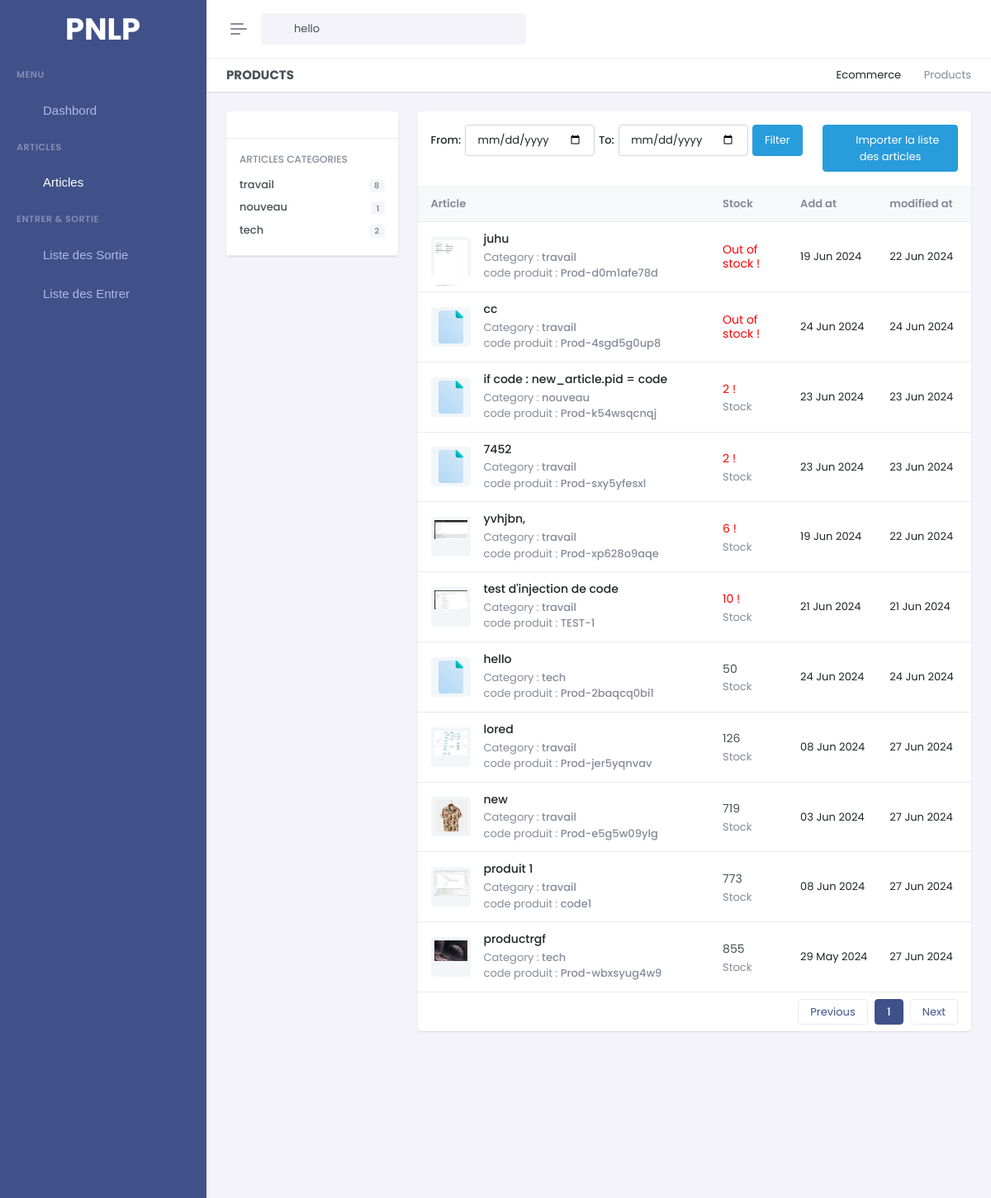
Before: /articles-list/ (upper part) with the older database file.
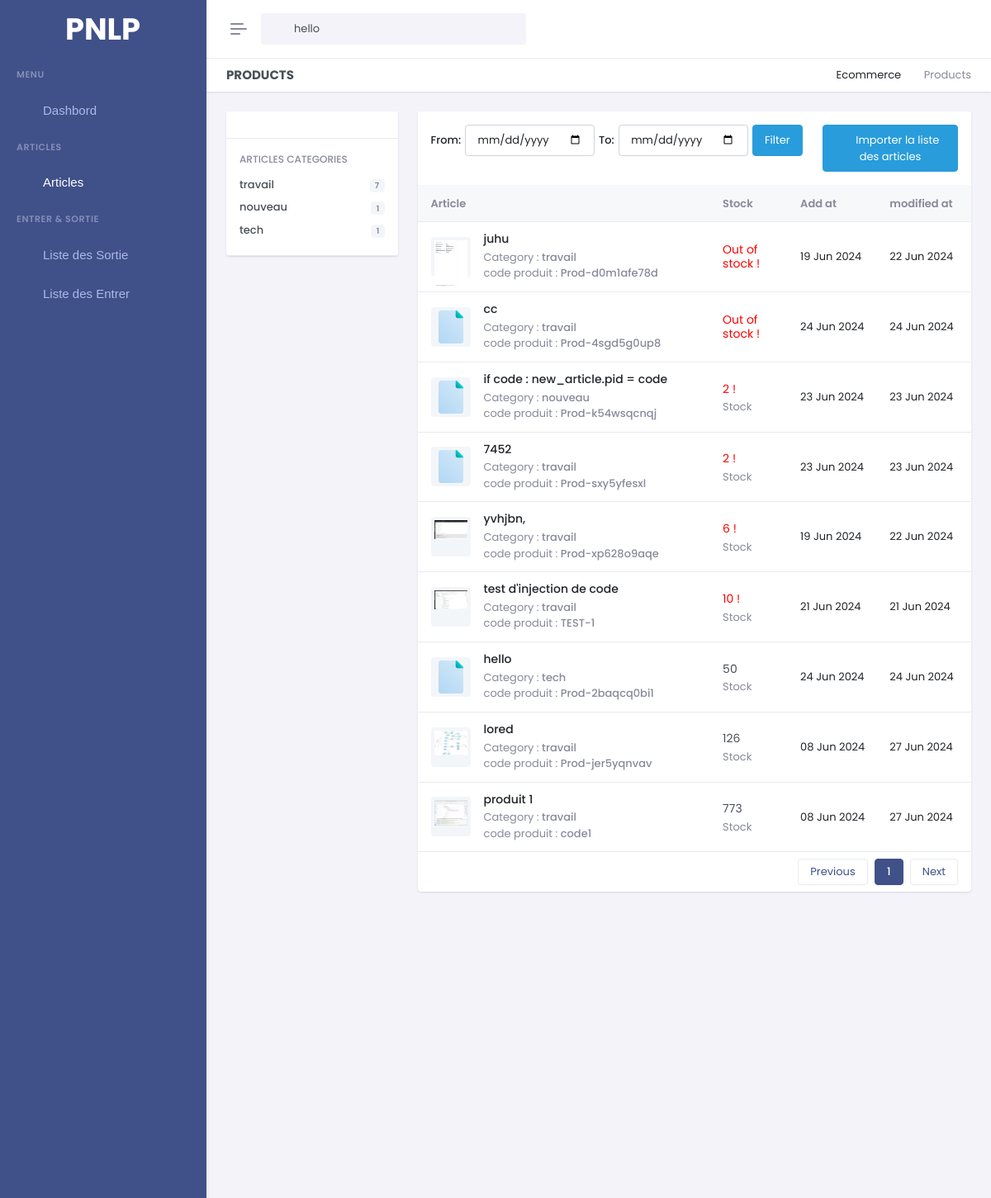
After: the same page with the newer database file.
### gestion/models.py (models this page shows, shortened)
class Category(models.Model):
    cid = ShortUUIDField(unique=True, length=10, max_length= 20 , alphabet='abcdefghijklmnopqrstuvwxyz1234567890' , editable=False,  prefix='Cat-')
    title = models.CharField(max_length=100, default='untitle category')
    created_at = models.DateTimeField(auto_now_add=True)
    updated_at = models.DateTimeField(auto_now=True)
    def __str__(self):
        return self.title

class Product(models.Model):
    pid = ShortUUIDField(unique=True, length=10, max_length= 20 , alphabet='abcdefghijklmnopqrstuvwxyz1234567890' , editable=False,  prefix='Prod-')
    title = models.CharField(max_length=100, default='untitle product')
    category = models.ForeignKey(Category,on_delete=models.SET_NULL , null=True , related_name='category')
    quantity = models.PositiveIntegerField()
    description = models.TextField()
    image = models.ImageField(default="./new-document.png", null = False,blank= False, upload_to='product_image' )
    created_at = models.DateTimeField(auto_now_add=True)
    updated_at = models.DateTimeField(auto_now=True)

### gestion/views.py (the view)
# urls.py: path('articles-list/',Article_list, name='article_list'),
def Article_list(request):
    start_date = request.GET.get('start-date')
    end_date = request.GET.get('end-date')
    products = Product.objects.all().order_by('quantity')
    if start_date:
        start_date = parse_date(start_date)
        if start_date:
            products = products.filter(created_at__gte=start_date)
    if end_date:
        end_date = parse_date(end_date)
        if end_date:
            products = products.filter(created_at__lte=end_date)
    categories = Category.objects.all()
    paginator = Paginator(products, 15)
    page = request.GET.get('page')
    paged_products = paginator.get_page(page)
    product_count = paged_products.count(value=products)
    context = {
        'products' :products ,
        'categories' :categories ,
        'paged_products':paged_products,
        'product_count':product_count,
        'start_date': start_date,
        'end_date': end_date,
        'start_date_i': start_date.strftime('%Y-%m-%d') if start_date else None,
        'end_date_i': end_date.strftime('%Y-%m-%d') if end_date else None,
    }
    return render(request, 'pages/article/article_list.html', context )

### gestion/context_processor.py (called while the page is built)
def is_admin(user):
    try:
        admin_profile = AdminProfile.objects.get(user=user)
        return True
    except AdminProfile.DoesNotExist:
        return False

### templates/pages/article/article_list.html (shortened to what the changed rows need)
{% extends 'base/base.html' %} {% load static %} {% block 'content' %}
<div class="main-content">
    <div class="page-content">
        <div class="container-fluid">
            <div class="row">
                <div class="col-xl-3 col-lg-2">
                    <div class="card">
                        <div class="accordion accordion-flush filter-accordion">
                            <div class="card-body border-bottom">
                                <div>
                                    <ul class="list-unstyled mb-0 filter-list">
                                        {% for category in categories %}
                                        <li>
                                            <a href="#" class="d-flex py-1 align-items-center">
                                                <div class="flex-grow-1">
                                                    <h5 class="fs-13 mb-0 listname">{{category.title}}</h5>
                                                </div>
                                                <div class="flex-shrink-0 ms-2">
                                                    <span class="badge bg-light text-muted">{{category.category.count}}
                                                    </span>
                                                </div>
                                            </a>
                                        </li>
                                        {% endfor %}
                                    </ul>
                                </div>
                            </div>
                        </div>
                    </div>
                </div>
                <div class="col-xl-9 col-lg-10">
                    <div>
                        <div class="card">
                            <div class="card-body">
                                <div class="tab-content text-muted">
                                    <div class="tab-pane active" id="productnav-all" role="tabpanel">
                                        <div id="table-product-list-all" class="table-card gridjs-border-none">
                                            <div role="complementary" class="gridjs gridjs-container"
                                                style="width: 100%">
                                                <div class="gridjs-wrapper" style="height: auto">
                                                    <table role="grid" class="gridjs-table" style="height: auto">
                                                        <thead class="gridjs-thead">
                                                            <tr class="gridjs-tr">
                                                                <th data-column-id="product" class="gridjs-th
                                                                    text-muted" tabindex="0" style="width: 360px">
                                                                    <div class="gridjs-th-content">Article</div>
                                                                </th>
                                                                <th data-column-id="stock" class="gridjs-th
                                                                    text-muted" tabindex="0" style="width: 94px">
                                                                    <div class="gridjs-th-content">Stock</div>
                                                                </th>
                                                                <th data-column-id="orders" class="gridjs-th
                                                                    text-muted" tabindex="0"
                                                                    style="width: min-content;">
                                                                    <div class="gridjs-th-content">Add at</div>
                                                                </th>
                                                                <th data-column-id="rating" class="gridjs-th
                                                                    text-muted" tabindex="0"
                                                                    style="width: min-content;">
                                                                    <div class="gridjs-th-content">modified at</div>
                                                                </th>
                                                            </tr>
                                                        </thead>
                                                        <tbody class="gridjs-tbody">
                                                            {% for product in paged_products %}
                                                            <tr class="gridjs-tr">
                                                                <td data-column-id="product" class="gridjs-td">
                                                                    <span>
                                                                        <div class="d-flex align-items-center">
                                                                            <div class="flex-shrink-0 me-3">
                                                                                <div
                                                                                    class="avatar-sm bg-light rounded p-1">
                                                                                    <center><img
                                                                                            src="{{product.image.url}}"
                                                                                            alt=""
                                                                                            class="img-fluid d-block" />
                                                                                    </center>
                                                                                </div>
                                                                            </div>
                                                                            <div class="flex-grow-1">
                                                                                <h5 class="fs-14 mb-1">
                                                                                    <a href="{% url 'article_detail' product.pid  %}"
                                                                                        class="text-body">{{product.title}}</a>
                                                                                </h5>
                                                                                <p class="text-muted mb-0">
                                                                                    Category :
                                                                                    <span
                                                                                        class="fw-medium">{{product.category}}</span>
                                                                                </p>
                                                                                <p class="text-muted mb-0">
                                                                                    code produit :
                                                                                    <span
                                                                                        class="fw-medium">{{product.pid}}</span>
                                                                                </p>
                                                                            </div>
                                                                        </div>
                                                                    </span>
                                                                </td>
                                                                <td data-column-id="stock" class="gridjs-td">
                                                                        <h5 class="fs-14 my-1 fw-normal" style="{% if product.quantity <= 10 %}color: red;{% endif %}"> {% if product.quantity <= 0 %} Out of stock {% else %} {{ product.quantity }}
                                                                             {% endif %} {% if product.quantity <= 10 %} !{% endif %}</h5>
                         <span class="text-muted" style="{% if product.stock < 10 %}color: red !important;{% endif %}">{% if product.quantity > 0 %}
                            Stock
                         {% endif %} </span>
                                                                </td>
                                                                <td data-column-id="rating" class="gridjs-td">
                                                                    {{product.created_at |date:"d M Y"}}
                                                                </td>
                                                                <td data-column-id="published" class="gridjs-td">
                                                                    {{product.updated_at |date:"d M Y"}}
                                                                </td>
                                                            </tr>
                                                            {% endfor %}
                                                        </tbody>
                                                    </table>
                                                </div>
                                                <div class="gridjs-footer">
                                                    <div class="gridjs-pagination">
                                                        <div class="gridjs-pages">
                                                            {% for i in paged_products.paginator.page_range %}
                                                            {% if paged_products.number == i %}
                                                            <a href="?page={{i}}">
                                                                <button tabindex="{{i}}" role="button" title="{{i}}"
                                                                    aria-label="{{i}}" class="gridjs-currentPage">
                                                                    {{i}}
                                                                </button>
                                                            </a>
                                                            {% endif %}
                                                            {% endfor %}
                                                        </div>
                                                    </div>
                                                </div>
                                            </div>
                                        </div>
                                    </div>
                                </div>
                            </div>
                        </div>
                    </div>
                </div>
            </div>
        </div>
    </div>
</div>
{% endblock %}

Changed rows visible on the page:
removed Product: image (picture), title "new", category "travail", pid "Prod-e5g5w09ylg", quantity "719", shows "Stock", created_at "03 Jun 2024", updated_at "27 Jun 2024"
removed Product: image (picture), title "productrgf", category "tech", pid "Prod-wbxsyug4w9", quantity "855", shows "Stock", created_at "29 May 2024", updated_at "27 Jun 2024"
computed for Category "travail": category.count "8" → "7"
computed for Category "tech": category.count "2" → "1"
